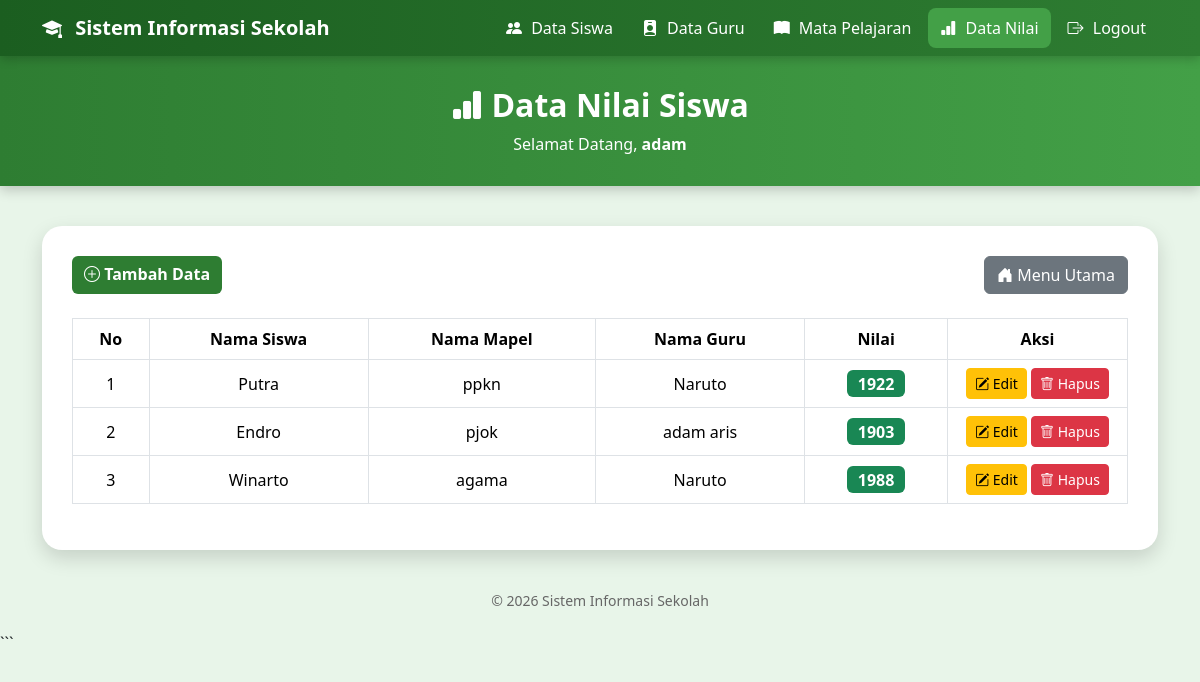
The app's page /nilai/index.php (signed in) with its own data.
### tables this page shows
CREATE TABLE `nilai` (
  `id_nilai` int(11) NOT NULL,
  `nis` varchar(20) NOT NULL,
  `id_mapel` int(11) NOT NULL,
  `nip` varchar(20) NOT NULL,
  `nilai` int(11) NOT NULL
);

CREATE TABLE `siswa` (
  `nis` varchar(12) NOT NULL,
  `nama` varchar(50) NOT NULL,
  `alamat` varchar(50) NOT NULL
);

CREATE TABLE `mapel` (
  `id_mapel` int(8) NOT NULL,
  `nama_mapel` varchar(50) NOT NULL,
  `guru` varchar(50) NOT NULL
);

CREATE TABLE `guru` (
  `nip` varchar(12) NOT NULL,
  `nama` varchar(50) NOT NULL,
  `alamat` varchar(50) NOT NULL
);

### nilai/index.php (the view, shortened to what this page needs)
<?php
include "koneksi.php";
?>
<!DOCTYPE html>
<html lang="id">
<head>
<link href="https://cdn.jsdelivr.net/npm/bootstrap@5.3.3/dist/css/bootstrap.min.css" rel="stylesheet">
<link rel="stylesheet" href="https://cdn.jsdelivr.net/npm/bootstrap-icons@1.11.3/font/bootstrap-icons.css">
</head>
<body>
<nav class="navbar navbar-expand-lg">
    <div class="container">
        <a class="navbar-brand" href="../index.php">
            <i class="bi bi-mortarboard-fill"></i>
            Sistem Informasi Sekolah
        </a>
        <div class="collapse navbar-collapse" id="navbarMenu">
            <ul class="navbar-nav ms-auto">
                <li class="nav-item">
                    <a class="nav-link" href="../siswa">
                        <i class="bi bi-people-fill"></i>
                        Data Siswa
                    </a>
                </li>
                <li class="nav-item">
                    <a class="nav-link" href="../guru">
                        <i class="bi bi-person-badge-fill"></i>
                        Data Guru
                    </a>
                </li>
                <li class="nav-item">
                    <a class="nav-link" href="../mapel">
                        <i class="bi bi-book-fill"></i>
                        Mata Pelajaran
                    </a>
                </li>
                <li class="nav-item">
                    <a class="nav-link active" href="index.php">
                        <i class="bi bi-bar-chart-fill"></i>
                        Data Nilai
                    </a>
                </li>
                <li class="nav-item">
                    <a class="nav-link" href="../logout.php">
                        <i class="bi bi-box-arrow-right"></i>
                        Logout
                    </a>
                </li>
            </ul>
        </div>
    </div>
</nav>
<div class="header">
    <h2>
        <i class="bi bi-bar-chart-fill"></i>
        Data Nilai Siswa
    </h2>
    <p>
        Selamat Datang,
        <strong><?= htmlspecialchars($_SESSION['username']); ?></strong>
    </p>
</div>
<div class="container">
    <div class="card-data">
        <div class="d-flex justify-content-between mb-4">
            <a href="tambah.php" class="btn btn-hijau">
                <i class="bi bi-plus-circle"></i>
                Tambah Data
            </a>
            <a href="../index.php" class="btn btn-secondary">
                <i class="bi bi-house-door-fill"></i>
                Menu Utama
            </a>
        </div>
        <div class="table-responsive">
            <table class="table table-bordered table-hover text-center align-middle">
                <thead>
                    <tr>
                        <th>No</th>
                        <th>Nama Siswa</th>
                        <th>Nama Mapel</th>
                        <th>Nama Guru</th>
                        <th>Nilai</th>
                        <th width="180">Aksi</th>
                    </tr>
                </thead>
                <tbody>
                <?php
                $no = 1;
                $query = mysqli_query($koneksi, "
                    SELECT
                        nilai.*,
                        siswa.nama AS nama_siswa,
                        mapel.nama_mapel,
                        guru.nama AS nama_guru
                    FROM nilai
                    JOIN siswa
                    ON nilai.nis = siswa.nis
                    JOIN mapel
                    ON nilai.id_mapel = mapel.id_mapel
                    JOIN guru
                    ON nilai.nip = guru.nip
                ");
                while($data = mysqli_fetch_assoc($query)){
                ?>
                <tr>
                    <td>
                        <?= $no++; ?>
                    </td>
                    <td>
                        <?= htmlspecialchars($data['nama_siswa']); ?>
                    </td>
                    <td>
                        <?= htmlspecialchars($data['nama_mapel']); ?>
                    </td>
                    <td>
                        <?= htmlspecialchars($data['nama_guru']); ?>
                    </td>
                    <td>
                        <span class="badge bg-success fs-6">
                            <?= htmlspecialchars($data['nilai']); ?>
                        </span>
                    </td>
                    <td>
                        <a href="edit.php?id_nilai=<?= urlencode($data['id_nilai']); ?>"
                           class="btn btn-warning btn-sm">
                            <i class="bi bi-pencil-square"></i>
                            Edit
                        </a>
                        <a href="hapus.php?id_nilai=<?= urlencode($data['id_nilai']); ?>"
                           class="btn btn-danger btn-sm"
                           onclick="return confirm('Yakin ingin menghapus data ini?')">
                            <i class="bi bi-trash"></i>
                            Hapus
                        </a>
                    </td>
                </tr>
                <?php } ?>
                </tbody>
            </table>
        </div>
    </div>
    <div class="footer">
        © 2026 Sistem Informasi Sekolah
    </div>
</div>
</body>
</html>

### nilai/index.php (style rules this page uses)
body { background:#e8f5e9; font-family:'Segoe UI',sans-serif; }
.navbar { background:linear-gradient(90deg,#1b5e20,#2e7d32); box-shadow:0 3px 10px rgba(0,0,0,.2); }
.navbar-brand { font-weight:bold; color:white !important; }
.navbar-brand i { margin-right:8px; }
.nav-link { color:white !important; font-weight:500; margin-left:5px; border-radius:8px; padding:8px 12px !important; transition:.3s; }
.nav-link.active { background:#43a047; color:white !important; }
.nav-link i { margin-right:5px; }
.header { background:linear-gradient(90deg,#2e7d32,#43a047); color:white; padding:30px 0; text-align:center; box-shadow:0 4px 12px rgba(0,0,0,.2); }
.header h2 { margin:0; font-weight:bold; }
.header p { margin-top:8px; margin-bottom:0; }
.card-data { background:white; border-radius:20px; margin:40px auto; padding:30px; box-shadow:0 8px 20px rgba(0,0,0,.15); }
.btn-hijau { background:#2e7d32; color:white; font-weight:600; border:none; }
.table thead { background:#2e7d32; color:white; }
.table tbody tr { transition:.3s; }
.btn-warning, .btn-danger { transition:.3s; }
.footer { text-align:center; color:#666; margin:20px 0; font-size:14px; }

### records on screen
nilai: siswa.nama "Putra", id_mapel.nama_mapel "ppkn", guru.nama "Naruto", nilai "1922"
nilai: siswa.nama "Endro", id_mapel.nama_mapel "pjok", guru.nama "adam aris", nilai "1903"
nilai: siswa.nama "Winarto", id_mapel.nama_mapel "agama", guru.nama "Naruto", nilai "1988"

### other values on screen
$_SESSION['username'] "adam"
